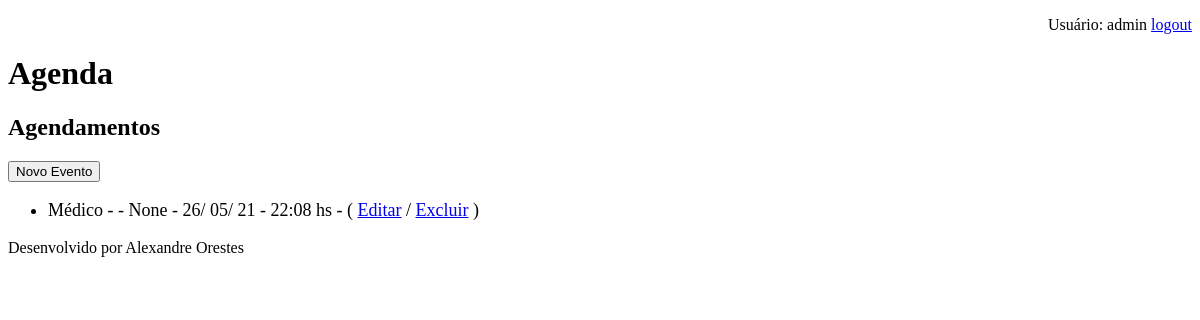
/agenda (signed in), run on an earlier commit of the app's database.
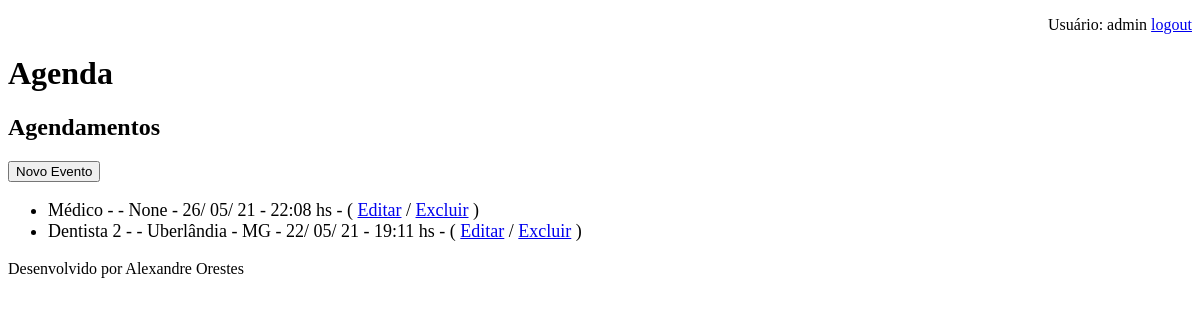
And on a later commit of the database.
### core/models.py (models this page shows, shortened)
class Evento(models.Model):
    titulo = models.CharField(max_length=100)
    descricao = models.TextField(blank=True, null=True)
    data_evento = models.DateTimeField(verbose_name='Data do Evento')
    data_criacao = models.DateTimeField(auto_now=True, verbose_name='Data da Criação')
    usuario = models.ForeignKey(User, on_delete=models.CASCADE)
    local = models.CharField(max_length=100 ,blank=True, null=True)
    class Meta:
        db_table = 'evento'
    def get_data_evento(self):
        return self.data_evento.strftime('%d/ %m/ %y - %H:%M hs')

### core/views.py (the view)
# urls.py: path('agenda', views.lista_eventos),
@login_required(login_url='/login/')
def lista_eventos (request):
    usuario = request.user
    evento = Evento.objects.filter(usuario=usuario)
    dados = {'evento': evento}
    return render (request, 'agenda.html', dados )

### templates/agenda.html
{% extends "model_page.html" %}
{% block content %}
    <h2>Agendamentos</h2>
    <a href="agenda/evento">
    <button type="button">Novo Evento</button>
    </a>
    <ul style="font-size: 18px">
        {% for evento in evento%}
            <li>{{ evento.titulo }} - {{ evento.descricao }} - {{ evento.local }} - {{ evento.get_data_evento }} -
                ( <a href="agenda/evento/?id={{ evento.id }}"> Editar</a>
                / <a href="agenda/evento/delete/{{ evento.id }}"> Excluir</a> )
            </li>
        {% endfor %}
    </ul>
{% endblock %}

What changed in the data, as far as the page shows it:
added Evento: titulo "Dentista 2", local "Uberlândia - MG", get_data_evento "22/ 05/ 21 - 19:11 hs"
